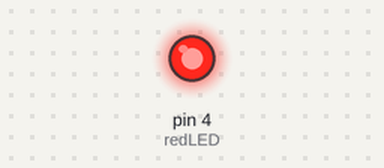
Bench run of a sketch on a simulated Arduino Uno, built with avr-gcc and run on an emulated ATmega328P. Parts: output pins drawn as LEDs (lit = HIGH).

Above: at 1.8 s.
At 8.0 s:
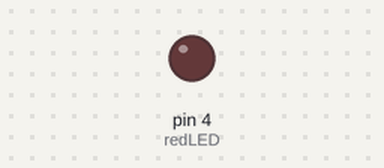
Timing chart, 0 to 12.0 s (numbered marks = the images above):
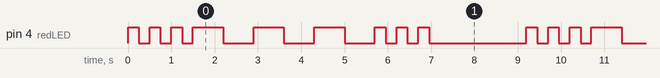

The sketch:

sos_morse_led.ino
```cpp
int redLED=4;
int dit=250;
int dah=700;
int longD=2000;

void setup() {
  pinMode(redLED,OUTPUT);
  // put your setup code here, to run once:
}

void loop() {
  // S in morse code
  digitalWrite(redLED,HIGH);
  delay(dit);
  digitalWrite(redLED,LOW);
  delay(dit);

  digitalWrite(redLED,HIGH);
  delay(dit);
  digitalWrite(redLED,LOW);
  delay(dit);

  digitalWrite(redLED,HIGH);
  delay(dit);
  digitalWrite(redLED,LOW);
  delay(dit);


// O in morse code
  digitalWrite(redLED,HIGH);
  delay(dah);
  digitalWrite(redLED,LOW);
  delay(dah);

  digitalWrite(redLED,HIGH);
  delay(dah);
  digitalWrite(redLED,LOW);
  delay(dah);

  digitalWrite(redLED,HIGH);
  delay(dah);
  digitalWrite(redLED,LOW);
  delay(dah);


// S in morse code
  digitalWrite(redLED,HIGH);
  delay(dit);
  digitalWrite(redLED,LOW);
  delay(dit);

  digitalWrite(redLED,HIGH);
  delay(dit);
  digitalWrite(redLED,LOW);
  delay(dit);

  digitalWrite(redLED,HIGH);
  delay(dit);
  digitalWrite(redLED,LOW);
  delay(dit);

  delay(longD);


  // put your main code here, to run repeatedly:
}
```

Measured:
- by itself, pin 4 (redLED): repeats every 9.2 s: 2 × (LOW 0.25 s, HIGH 0.25 s), LOW 0.25 s, 3 × (HIGH 0.70 s, LOW 0.70 s), 2 × (HIGH 0.25 s, LOW 0.25 s), HIGH 0.25 s, LOW 2.3 s, HIGH 0.25 s
- by itself, everything shown: repeats every 9.2 s, in 18 steps
